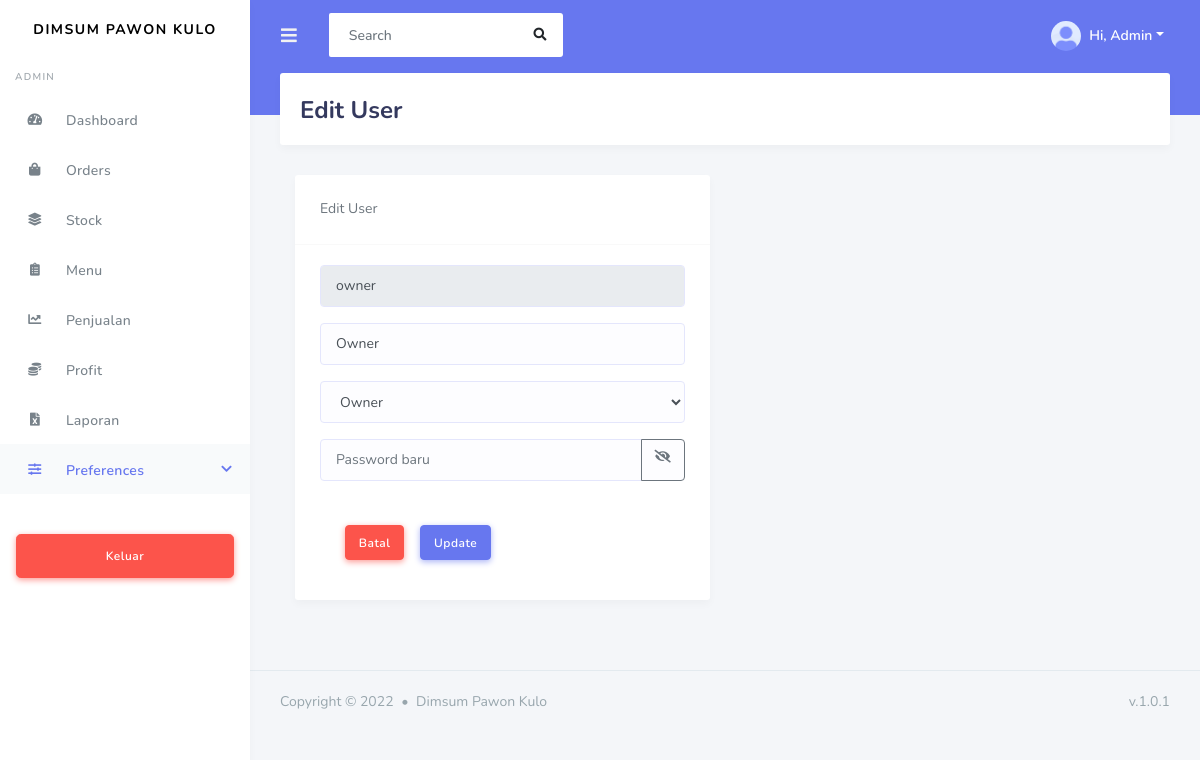
/view/superadmin/user_edit.php?id=USR260822004 (signed in), run on the app's committed database.
### tables this page shows
CREATE TABLE `user` (
  `id` varchar(20) NOT NULL,
  `username` varchar(20) NOT NULL,
  `fname` varchar(50) NOT NULL,
  `password` varchar(255) NOT NULL,
  `level` varchar(15) NOT NULL
);

### view/superadmin/user_edit.php (the view, shortened to what this page needs)
<?php
    include "../../conn/koneksi.php";
    $id = $_GET['id'];
    $query = $conn->query("SELECT * FROM user WHERE id = '$id'");
    while($user = $query->fetch_assoc()) {
?>
<!DOCTYPE html>
<html lang="en">
<head>
  <?php
    include "../master/header.php";
  ?>
</head>
<body>
  <div id="app">
    <div class="main-wrapper">
      <div class="navbar-bg"></div>
      <nav class="navbar navbar-expand-lg main-navbar">
        <form class="form-inline mr-auto">
          <ul class="navbar-nav mr-3">
            <li><a href="#" data-toggle="sidebar" class="nav-link nav-link-lg"><i class="fas fa-bars"></i></a></li>
          </ul>
          <div class="search-element">
            <input class="form-control" type="search" placeholder="Search" aria-label="Search" data-width="250">
            <button class="btn" type="submit"><i class="fas fa-search"></i></button>
          </div>
        </form>
        <ul class="navbar-nav navbar-right">
          <li class="dropdown"><a href="#" data-toggle="dropdown" class="nav-link dropdown-toggle nav-link-lg nav-link-user">
            <img alt="image" src="../../assets/img/avatar/avatar-1.png" class="rounded-circle mr-1">
            <div class="d-sm-none d-lg-inline-block">Hi, <?= $_SESSION['fname']; ?></div></a>
          </li>
        </ul>
      </nav>
      <div class="main-sidebar">
        <aside id="sidebar-wrapper">
          <div class="sidebar-brand">
            <a href="index.html">Dimsum Pawon Kulo</a>
          </div>
          <ul class="sidebar-menu">
              <li class="menu-header"><?= $_SESSION['level']; ?></li>
              <li class="nav-item">
                <a href="dashboard.php" class="nav-link"><i class="fas fa-tachometer-alt"></i><span>Dashboard</span></a>
              </li>
              <li class=""><a class="nav-link" href="orders.php"><i class="fas fa-shopping-bag"></i><span>Orders</span></a></li>
              <li class=""><a class="nav-link" href="stock.php"><i class="fas fa-layer-group"></i><span>Stock</span></a></li>
              <li class=""><a class="nav-link" href="menu.php"><i class="fas fa-clipboard-list"></i><span>Menu</span></a></li>
              <li class=""><a class="nav-link" href="data_penjualan.php"><i class="fas fa-chart-line"></i><span>Penjualan</span></a></li>
              <li class=""><a class="nav-link" href="profit.php"><i class="fas fa-coins"></i><span>Profit</span></a></li>
              <li class=""><a class="nav-link" href="laporan.php"><i class="fas fa-file-excel"></i> <span>Laporan</span></a></li>
              <li class="nav-item dropdown active">
                <a href="#" class="nav-link has-dropdown"><i class="fas fa-sliders-h"></i><span>Preferences</span></a>
              </li>
            </ul>
            <div class="mt-4 mb-4 p-3 hide-sidebar-mini">
              <a href="../../logout.php" class="btn btn-danger btn-lg btn-block btn-icon-split">
              <i class="fas fa-sign-out"></i> Keluar
              </a>
          </div>
        </aside>
      </div>
      <div class="main-content">
        <section class="section">
          <div class="section-header">
            <h1>Edit User</h1>
          </div>
          <div class="section-body">
                <div class="container">
                    <div class="row">
                        <div class="col-lg-6">
                            <div class="card">
                                <div class="card-header">Edit User</div>
                                <div class="card-body">
                                    <form action="../../functions/user_update.php" method="post">
                                        <input type="text" name="username" value="<?=$user['username']; ?>" class="form-control mb-3" readonly>
                                        <input type="text" name="fname" value="<?=$user['fname']; ?>" class="form-control mb-3">
                                        <select name="level" class="form-control mb-3">
                                            <option value="<?=$user['level']; ?>" disabled selected hidden><?=$user['level']; ?></option>
                                        </select>
                                        <div class="input-group mb-4" id="show_hide_password">
                                            <input type="password" name='password' class="form-control" autocomplete="off" placeholder="Password baru" required>
                                            <div class="input-group-append">
                                                <a href="" class="btn btn-outline-secondary"><i class="fas fa-eye-slash" aria-hidden="true"></i></a>
                                            </div>
                                        </div>
                                        <div class="card-footer d-flex">
                                            <div class="form-inline">
                                                <a href="users.php" class="btn btn-danger mr-3">Batal</a>
                                                <button type="submit" name="update" class="btn btn-primary">Update</button>
                                            </div>
                                        </div>
                                    </form>
                                </div>
                            </div>
                        </div>
                    </div>
                </div>
          </div>
        </section>
      </div>
     <?php include "../master/footer.php" ?>
</body>
</html>
<?php } ?>

### view/master/footer.php (shortened to what this page needs)
<footer class="main-footer">
        <div class="footer-left">
          Copyright &copy; 2022 <div class="bullet"></div> Dimsum Pawon Kulo
        </div>
        <div class="footer-right">
          v.1.0.1
        </div>
      </footer>
    </div>
  </div>

### data on the page
user: username "owner", fname "Owner", level "Owner"
